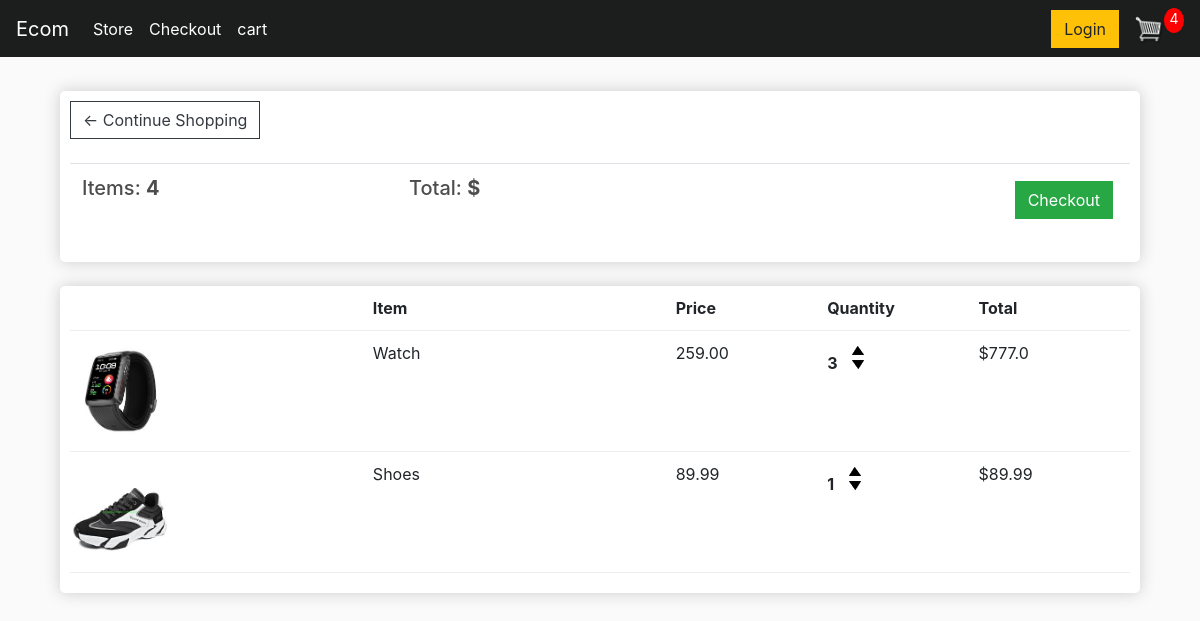
The app's page /cart/ (signed in) with its own data.
### store/models.py (models this page shows, shortened)
class Order(models.Model):
    customer = models.ForeignKey(Customer, on_delete=models.SET_NULL, null=True, blank=True)
    date_ordered = models.DateField(auto_now_add=True)
    complete = models.BooleanField(default=False, null=True, blank=True)
    transaction_id = models.CharField(max_length=200, null=False)
    @property
    def get_cart_items(self):
        orderitems = self.order_items.all()
        total = sum([item.quantity for item in orderitems])
        return total

class OrderItem(models.Model):
    product = models.ForeignKey(Product, on_delete=models.SET_NULL, null=True)
    order = models.ForeignKey(Order, on_delete=models.SET_NULL, null=True, related_name='order_items')
    quantity = models.IntegerField(default=0, null=True, blank=True)
    date_added = models.DateTimeField(auto_now_add=True)
    @property
    def get_items(self):
        total = self.product.price * self.quantity
        return total

class Product(models.Model):
    name = models.CharField(max_length=200, null=True)
    price = models.FloatField()
    digital = models.BooleanField(default=False, null=True, blank=True)
    image = models.ImageField(upload_to="photos/%Y/%m/%d", null=True, blank=True)

### store/views.py (the view)
def cart(request):
    if request.user.is_authenticated:
        customer = request.user.customer
        order, _ = Order.objects.get_or_create(customer=customer, complete=False)
        items = order.order_items.all()
        cartitems = order.get_cart_items
    else:
        items = []
        order = {'get_cart_items': 0, 'get_cart_total': 0}
        cartitems = order['get_cart_items']
    context = {
        'items': items,
        'order': order,
        'cartitems': cartitems
    }
    return render(request, 'store/cart.html', context)

### store/templates/store/cart.html (shortened to what this page needs)
{% extends 'store/base/base.html' %}
{% load static %}
{% block content %}
<div class="col-lg-12">
    <div class="box-element">
        <a class="btn btn-outline-dark" href="{% url 'store' %}">&#x2190; Continue Shopping</a>
        <br><br>
        <table class="table">
            <tr>
                <th><h5>Items: <strong>{{ order.get_cart_items }}</strong></h5></th>
                <th><h5>Total: <strong>${{ order.get_total }}</strong></h5></th>
                <th>
                    <a style="float:right; margin:5px;" class="btn btn-success" href="{% url 'checkout' %}">Checkout</a>
                </th>
            </tr>
        </table>
    </div>
    <br>
    <div class="box-element">
        <div class="cart-row">
            <div style="flex:2"></div>
            <div style="flex:2"><strong>Item</strong></div>
            <div style="flex:1"><strong>Price</strong></div>
            <div style="flex:1"><strong>Quantity</strong></div>
            <div style="flex:1"><strong>Total</strong></div>
        </div>
        {% for item in items %}
        <div class="cart-row">
            <div style="flex:2"><img class="row-image" src="{{ item.product.image.url }}" alt="{{ item.product.name }}"></div>
            <div style="flex:2"><p>{{ item.product.name }}</p></div>
            <div style="flex:1"><p>{{ item.product.price|floatformat:2 }}</p></div>
            <div style="flex:1">
                <p class="quantity">{{ item.quantity }}</p>
                <div class="quantity">
                    <img data-product="{{item.product.id}}" data-action="add" class="chg-quantity update-cart" src="{% static 'css/arrow-up.png' %}" alt="Increase quantity">
                    <img data-product="{{item.product.id}}" data-action="remove" class="chg-quantity update-cart" src="{% static 'css/arrow-down.png' %}" alt="Decrease quantity">
                </div>
            </div>
            <div style="flex:1"><p>${{ item.get_items}}</p></div>
        </div>
        {% endfor %}
    </div>
</div>
{% endblock %}

### store/static/css/main.css (style rules this page uses)
body { background-color: hsl(0, 0%, 98%); }
h1,h2,h3,h4,h5,h6 { color:hsl(0, 0%, 30%); }
.box-element { box-shadow:hsl(0, 0%, 80%) 0 0 16px; background-color: #fff; border-radius: 5px; padding: 10px; }
.col-lg-4, .col-lg-6, .col-lg-8, .col-lg-12 { margin-top: 10px; }
.btn { border-radius: 0; }
.row-image { width: 100px; }
.cart-row { display: flex; align-items: flex-stretch; padding-bottom: 10px; margin-bottom: 10px; border-bottom: 1px solid hsl(0, 0%, 93%); }
.quantity { display: inline-block; font-weight: 700; padding-right:10px; }
.chg-quantity { width: 12px; cursor: pointer; display: block; margin-top: 5px; transition:.1s; }

### records on screen
Order: get_cart_items "4"
OrderItem: product.image (picture), product.name "Watch", product.price "259.00", quantity "3", get_items "777.0"
OrderItem: product.image (picture), product.name "Shoes", product.price "89.99", quantity "1", get_items "89.99"

### other values on screen
{{ cartitems }} "4"
